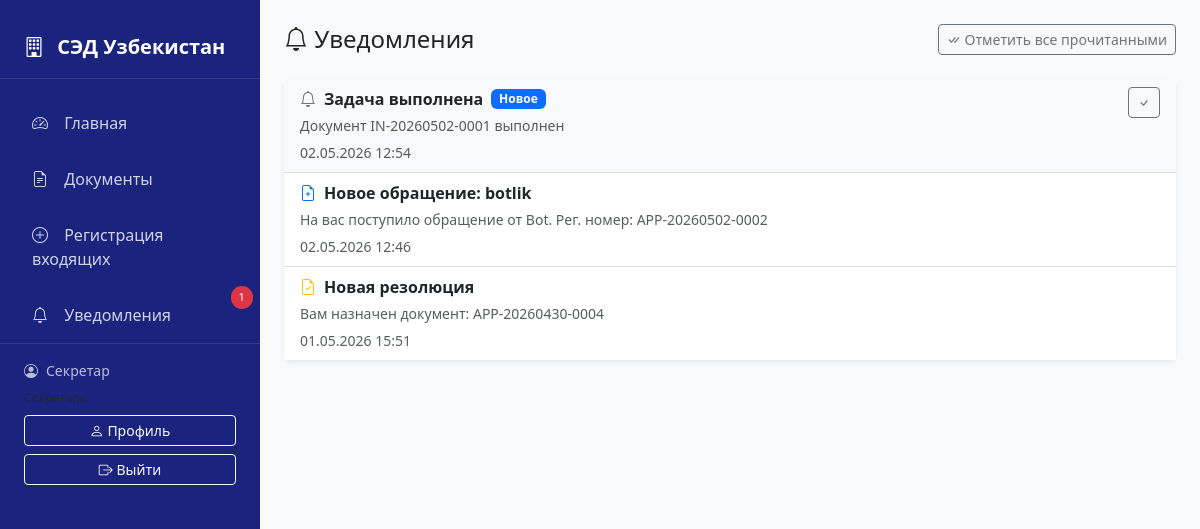
The app's page /notifications/ (signed in), older data.
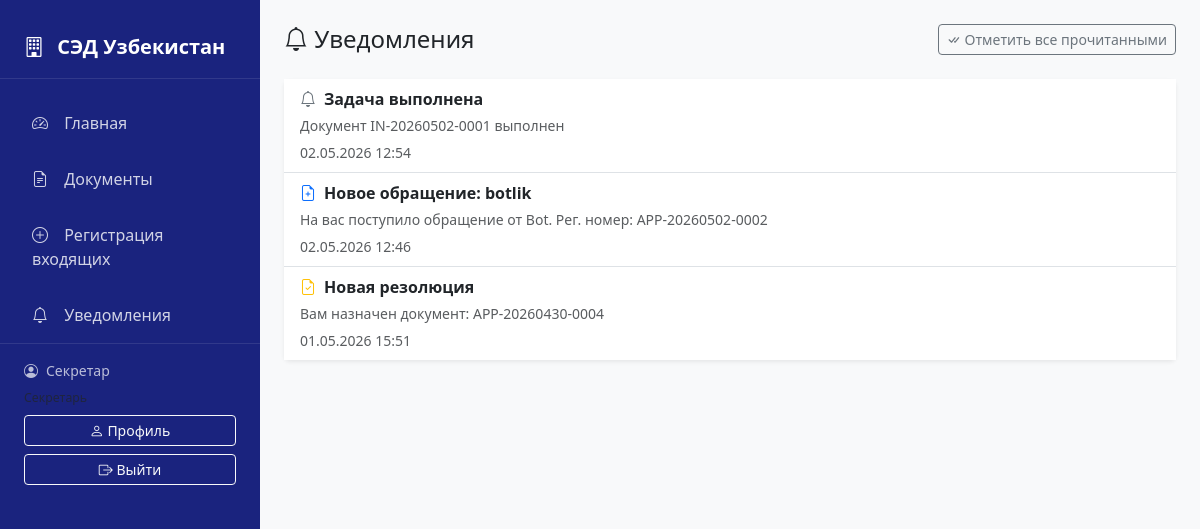
The same page, newer data.
### documents/models.py (models this page shows, shortened)
class Notification(models.Model):
    NOTIFICATION_TYPE_CHOICES = [
        ('NEW_DOCUMENT', 'Новый документ'),
        ('RESOLUTION', 'Резолюция'),
        ('DEADLINE', 'Напоминание о сроке'),
        ('OVERDUE', 'Документ просрочен'),
        ('COMPLETED', 'Задача выполнена'),
    ]
    user = models.ForeignKey(
        User,
        on_delete=models.CASCADE,
        related_name='notifications'
    )
    notification_type = models.CharField(max_length=20, choices=NOTIFICATION_TYPE_CHOICES)
    title = models.CharField(max_length=255)
    message = models.TextField()
    document = models.ForeignKey(
        Document,
        on_delete=models.CASCADE,
        null=True,
        blank=True,
        related_name='notifications'
    )
    is_read = models.BooleanField(default=False)
    created_at = models.DateTimeField(auto_now_add=True)
    class Meta:
        verbose_name = 'Уведомление'
        verbose_name_plural = 'Уведомления'
        ordering = ['-created_at']

### documents/views.py (the view)
# urls.py: path('notifications/', views.notifications, name='notifications'),
@login_required
@login_required
def notifications(request):
    notifications = Notification.objects.filter(user=request.user)
    return render(request, 'notifications.html', {'notifications': notifications})

### documents/context_processors.py (called while the page is built)
def notifications(request):
    if request.user.is_authenticated:
        unread = Notification.objects.filter(user=request.user, is_read=False)
        return {
            'notifications': unread,
            'unread_count': unread.count()
        }
    return {
        'notifications': [],
        'unread_count': 0
    }

### documents/models.py (called while the page is built)
    def is_head(self):
        return self.role == 'head'

    def is_secretary(self):
        return self.role == 'secretary'

    def is_executor(self):
        return self.role == 'executor'

    def is_admin(self):
        return self.role == 'admin'

    def is_citizen(self):
        return self.role == 'citizen'

### templates/notifications.html (shortened to what this page needs)
{% extends 'base.html' %}
{% block content %}
<div class="d-flex justify-content-between align-items-center mb-4">
  <h4 class="mb-0"><i class="bi bi-bell"></i> Уведомления</h4>
  {% if notifications %}
  <a
    href="{% url 'mark_all_notifications_read' %}"
    class="btn btn-outline-secondary btn-sm"
  >
    <i class="bi bi-check-all"></i> Отметить все прочитанными
  </a>
  {% endif %}
</div>
<div class="card border-0 shadow-sm">
  <div class="card-body p-0">
    {% if notifications %}
    <div class="list-group list-group-flush">
      {% for notification in notifications %}
      <div
        class="list-group-item {% if not notification.is_read %}bg-light{% endif %}"
      >
        <div class="d-flex justify-content-between align-items-start">
          <div class="flex-grow-1">
            <div class="d-flex align-items-center gap-2 mb-1">
              {% if notification.notification_type == 'NEW_DOCUMENT' %}
              <i class="bi bi-file-earmark-plus text-primary"></i>
              {% elif notification.notification_type == 'DOCUMENT' %}
              <i class="bi bi-file-earmark text-primary"></i>
              {% elif notification.notification_type == 'RESOLUTION' %}
              <i class="bi bi-file-earmark-check text-warning"></i>
              {% elif notification.notification_type == 'OVERDUE' %}
              <i class="bi bi-exclamation-triangle text-danger"></i>
              {% else %}
              <i class="bi bi-bell text-secondary"></i>
              {% endif %}
              <strong>
                <a href="{% url 'open_notification' notification.pk %}" class="text-decoration-none text-dark">
                  {{ notification.title }}
                </a>
              </strong>
              {% if not notification.is_read %}
              <span class="badge bg-primary">Новое</span>
              {% endif %}
            </div>
            <p class="mb-1 text-muted small">
              <a href="{% url 'open_notification' notification.pk %}" class="text-decoration-none text-muted">
                {{ notification.message }}
              </a>
            </p>
            <small class="text-muted"
              >{{ notification.created_at|date:"d.m.Y H:i" }}</small
            >
          </div>
          {% if not notification.is_read %}
          <a
            href="{% url 'mark_notification_read' notification.pk %}"
            class="btn btn-sm btn-outline-secondary"
          >
            <i class="bi bi-check"></i>
          </a>
          {% endif %}
        </div>
      </div>
      {% endfor %}
    </div>
    {% else %}
    <div class="text-center py-5 text-muted">
      <i class="bi bi-bell-slash d-block mb-2" style="font-size: 3rem"></i>
      <p>Уведомлений нет</p>
    </div>
    {% endif %}
  </div>
</div>
{% endblock %}

### templates/base.html (shortened to what this page needs)
<!doctype html>
<html lang="uz">
  <head>
    <link
      href="https://cdn.jsdelivr.net/npm/bootstrap@5.3.0/dist/css/bootstrap.min.css"
      rel="stylesheet"
    />
    <link
      rel="stylesheet"
      href="https://cdn.jsdelivr.net/npm/bootstrap-icons@1.11.0/font/bootstrap-icons.css"
    />
  </head>
  <body>
    <nav class="sidebar">
      <div class="brand">
        <i class="bi bi-building"></i>
        СЭД Узбекистан
      </div>
      <ul class="nav flex-column">
        <li class="nav-item">
          <a class="nav-link" href="{% url 'dashboard' %}">
            <i class="bi bi-speedometer2"></i> Главная
          </a>
        </li>
        {% if user.is_authenticated %}
        {% if user.is_secretary or user.is_head or user.is_admin %}
        <li class="nav-item">
          <a class="nav-link" href="{% url 'document_list' %}">
            <i class="bi bi-file-earmark-text"></i> Документы
          </a>
        </li>
        {% endif %}
        {% if user.is_secretary %}
        <li class="nav-item">
          <a class="nav-link" href="{% url 'register_incoming' %}">
            <i class="bi bi-plus-circle"></i> Регистрация входящих
          </a>
        </li>
        {% endif %}
        <li class="nav-item">
          <a class="nav-link" href="{% url 'notifications' %}">
            <i class="bi bi-bell"></i> Уведомления
            {% if unread_count and unread_count > 0 %}
            <span class="notification-badge">{{ unread_count }}</span>
            {% endif %}
          </a>
        </li>
        {% endif %}
      </ul>
      {% if user.is_authenticated %}
      <div class="user-info">
        <div class="d-flex align-items-center mb-2">
          <i class="bi bi-person-circle me-2"></i>
          <span>{{ user.username }}</span>
        </div>
        <div class="small text-muted mb-2">{{ user.get_role_display }}</div>
        <div class="d-grid gap-2">
          <a href="{% url 'user_profile' %}" class="btn btn-sm btn-outline-light">
            <i class="bi bi-person"></i> Профиль
          </a>
          <a href="{% url 'logout' %}" class="btn btn-sm btn-outline-light">
            <i class="bi bi-box-arrow-right"></i> Выйти
          </a>
        </div>
      </div>
      {% endif %}
    </nav>
    <main class="main-content">
      {% block content %}{% endblock %}
    </main>
  </body>
</html>

Row changes from the older to the newer data that the page shows:
changed Notification "Задача выполнена": no longer shows "Новое"
Text that changed along with them:
{{ unread_count }}: "1" → (not shown)
